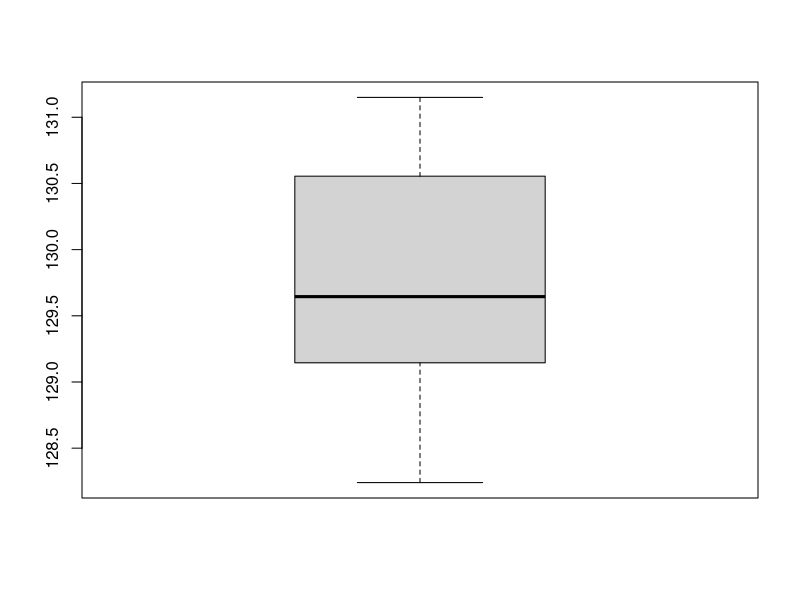
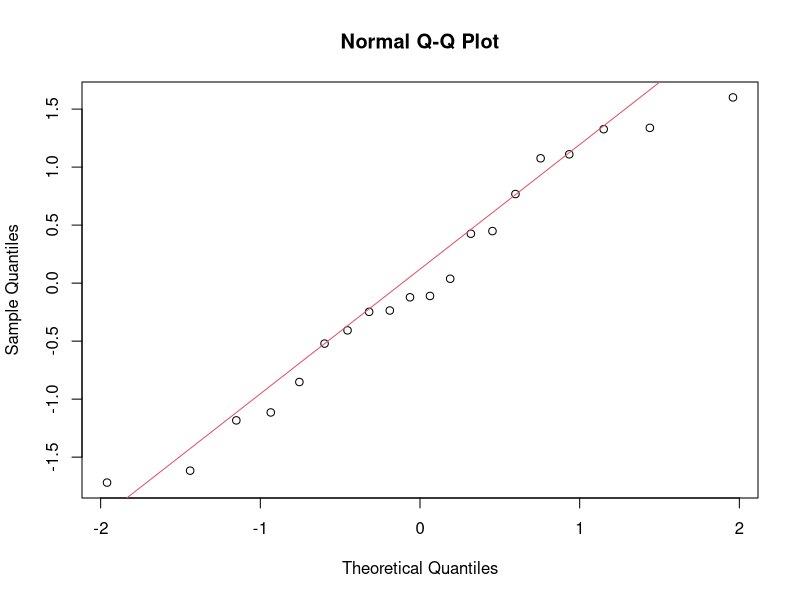

These charts were generated, in order, by the following R code:
#Exercise 3.4
x<-c(131.15, 130.69, 130.91, 129.54, 129.64, 128.77,130.72, 128.33, 128.24, 129.65, 130.14, 129.29, 128.71, 129.00,129.39, 130.42, 129.53, 130.12, 129.78, 130.92)
x
summary(x)
boxplot(x)
#mean & std.dev
mean(x);sd(x)
#t-test
#H0:mu=130
#H1:mu!=130
model<- t.test(x,alternative="two.sided",mu = 130,paired = FALSE,var.equal = FALSE,conf.level = .95)
model
#normal fit test
z<-(x-mean(x))/sd(x)
shapiro.test(z)#p-value greater .05 are good because it shows that data comes from normal distribution
qqnorm(z);qqline(z,col=2)
power.t.test(n=20,delta=0.5,sd(x),sig.level =.05 )
power.t.test(power=.75,delta=0.5,sd=sd(x),sig.level =.05 )